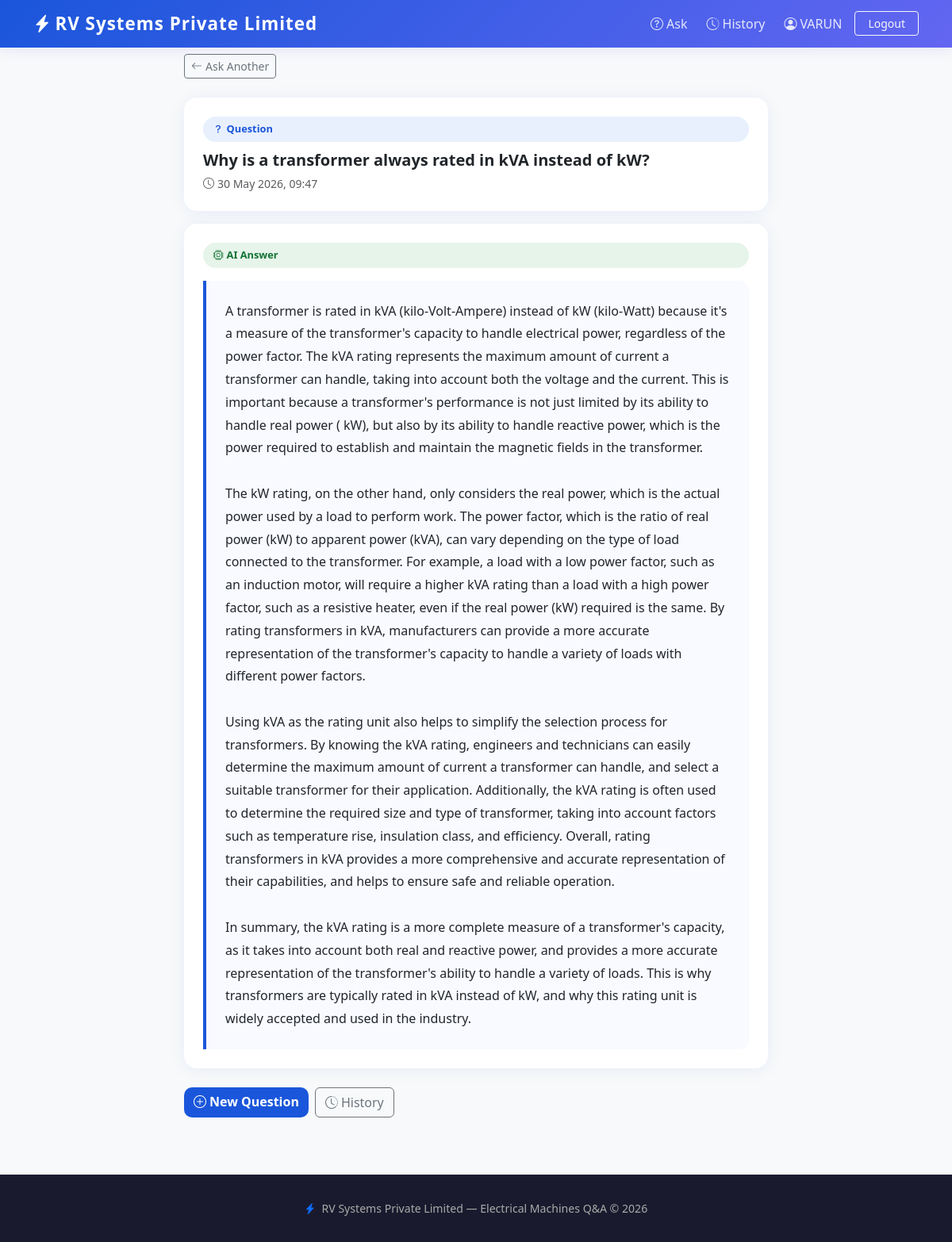
/question/3/ (signed in), run on the app's committed database.
### qa/models.py (models this page shows, shortened)
class Question(models.Model):
    user = models.ForeignKey(User, on_delete=models.CASCADE, related_name='questions')
    question = models.TextField()
    answer = models.TextField(blank=True, default='')
    created_at = models.DateTimeField(auto_now_add=True)
    class Meta:
        ordering = ['-created_at']

### qa/views.py (the view)
# urls.py: path('question/<int:pk>/', views.question_detail, name='question_detail'),
@login_required
def question_detail(request, pk):
    question = get_object_or_404(Question, pk=pk, user=request.user)
    return render(request, 'qa/question_detail.html', {'question': question})

### templates/qa/question_detail.html (shortened to what this page needs)
{% extends 'qa/base.html' %}
{% block content %}
<div class="container py-2">
  <div class="row justify-content-center">
    <div class="col-lg-8">
      <a href="{% url 'ask' %}" class="btn btn-outline-secondary btn-sm mb-4">
        <i class="bi bi-arrow-left me-1"></i>Ask Another
      </a>
      <div class="card p-4 mb-3">
        <span class="badge-q mb-2 d-inline-block">
          <i class="bi bi-question-lg me-1"></i>Question
        </span>
        <p class="fw-semibold fs-5 mb-1">{{ question.question }}</p>
        <small class="text-muted">
          <i class="bi bi-clock me-1"></i>{{ question.created_at|date:"d M Y, H:i" }}
        </small>
      </div>
      <div class="card p-4 mb-4">
        <span class="badge-ai mb-3 d-inline-block">
          <i class="bi bi-cpu me-1"></i>AI Answer
        </span>
        <div class="answer-box">{{ question.answer }}</div>
      </div>
      <div class="d-flex gap-2">
        <a href="{% url 'ask' %}" class="btn btn-primary">
          <i class="bi bi-plus-circle me-1"></i>New Question
        </a>
        <a href="{% url 'history' %}" class="btn btn-outline-secondary">
          <i class="bi bi-clock-history me-1"></i>History
        </a>
      </div>
    </div>
  </div>
</div>
{% endblock %}

### templates/qa/base.html (shortened to what this page needs)
<!DOCTYPE html>
<html lang="en">
<head>
  <link href="https://cdn.jsdelivr.net/npm/bootstrap@5.3.0/dist/css/bootstrap.min.css" rel="stylesheet">
  <link href="https://cdn.jsdelivr.net/npm/bootstrap-icons@1.11.0/font/bootstrap-icons.css" rel="stylesheet">
</head>
<body class="bg-light d-flex flex-column min-vh-100">
<nav class="navbar navbar-expand-lg navbar-dark">
  <div class="container">
    <a class="navbar-brand text-white" href="{% url 'home' %}">
      <i class="bi bi-lightning-charge-fill me-1"></i>RV Systems Private Limited
    </a>
    <div class="collapse navbar-collapse" id="nav">
      <ul class="navbar-nav ms-auto align-items-lg-center gap-2">
        {% if user.is_authenticated %}
          <li class="nav-item">
            <a class="nav-link" href="{% url 'ask' %}">
              <i class="bi bi-question-circle me-1"></i>Ask
            </a>
          </li>
          <li class="nav-item">
            <a class="nav-link" href="{% url 'history' %}">
              <i class="bi bi-clock-history me-1"></i>History
            </a>
          </li>
          <li class="nav-item">
            <span class="nav-link text-white-50">
              <i class="bi bi-person-circle me-1"></i>{{ user.username }}
            </span>
          </li>
          <li class="nav-item">
            <a class="btn btn-outline-light btn-sm px-3"
               href="{% url 'logout' %}">Logout</a>
          </li>
        {% endif %}
      </ul>
    </div>
  </div>
</nav>
<div class="flex-grow-1">
  {% block content %}{% endblock %}
</div>
<footer>
  <div class="container text-center ">
    <p class="mb-0">
      <i class="bi bi-lightning-charge-fill text-primary me-1"></i>
      RV Systems Private Limited — Electrical Machines Q&A &copy; 2026
    </p>
  </div>
</footer>
</body>
</html>

### templates/qa/base.html (style rules this page uses)
body { background: #f0f4ff; font-family: 'Segoe UI', sans-serif; }
.navbar-brand { font-weight: 800; font-size: 1.4rem; letter-spacing: 1px; }
.navbar { background: linear-gradient(135deg, #1a56db, #6366f1); box-shadow: 0 2px 16px rgba(99,102,241,0.15); }
.card { border: none; border-radius: 16px; box-shadow: 0 2px 20px rgba(26,86,219,0.08); }
.btn-primary { background: #1a56db; border: none; border-radius: 10px; font-weight: 600; }
.answer-box { background: #f8faff; border-left: 4px solid #1a56db; border-radius: 0 12px 12px 0; padding: 1.5rem; white-space: pre-wrap; line-height: 1.8; }
.badge-q { background: #e8f0fe; color: #1a56db; font-size: .8rem; padding: .4rem .8rem; border-radius: 20px; font-weight: 600; }
.badge-ai { background: #e6f4ea; color: #137333; font-size: .8rem; padding: .4rem .8rem; border-radius: 20px; font-weight: 600; }
.nav-link { color: rgba(255,255,255,0.85) !important; font-weight: 500; }
footer { background: #1a1a2e; color: #aaa; padding: 2rem 0; margin-top: 4rem; font-size: .88rem; }

### data on the page
Question: question "Why is a transformer always rated in kVA instead of kW?", created_at "30 May 2026, 09:47", answer "A transformer is rated in kVA (kilo-Volt-Ampere) instead of kW (kilo-Watt) because it's a measure of the transformer's capacity to handle electrical power, regardless of the power factor. The kVA rating represents the maximum amount of current a transformer can handle, taking into account both the voltage and the current. This is important because a transformer's performance is not just limited by its ability to handle real power ( kW), but also by its ability to handle reactive power, which is the power required to establish and maintain the magnetic fields in the transformer. The kW rating, on the other hand, only considers the real power, which is the actual power used by a load to…"

### other printed values
{{ user.username }} "VARUN"
